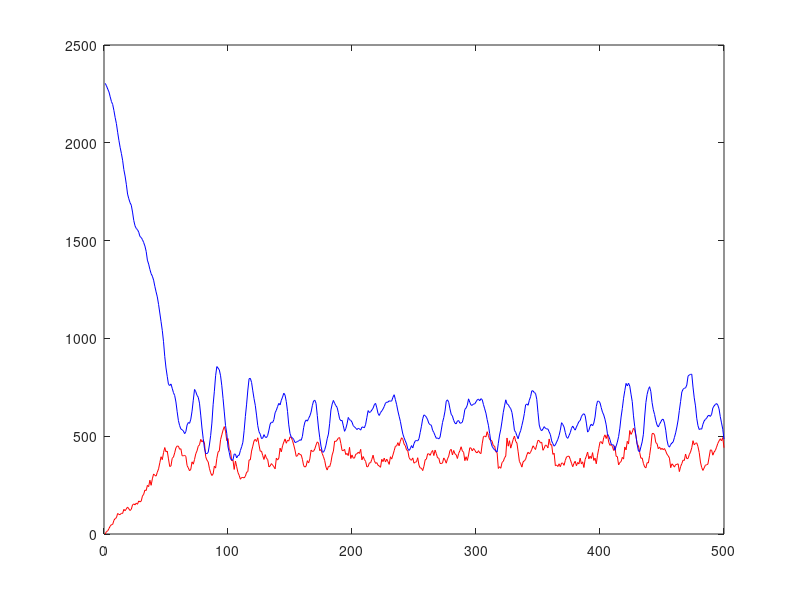

This figure's MATLAB source:
pred=[
0,13,16,28,40,48,49,70,79,83,105,100,99,106,105,126,119,128,138,129,120,126,149,154,149,158,152,169,164,168,194,203,225,222,249,242,275,249,282,307,300,296,316,333,364,395,380,416,442,420,424,384,345,348,387,393,415,441,450,449,433,436,400,400,402,397,350,338,323,331,369,357,381,410,425,449,456,484,471,478,466,395,378,369,336,313,299,307,347,337,387,419,425,482,507,531,549,526,477,488,432,426,374,378,330,373,344,315,300,280,289,289,287,295,316,319,379,379,424,449,476,484,473,492,455,423,424,401,381,406,387,381,343,348,360,352,344,333,388,378,388,439,420,451,470,486,464,480,475,497,493,478,455,430,397,400,414,406,405,382,349,342,347,375,363,384,429,422,423,435,455,471,465,426,432,411,395,375,342,327,346,344,366,404,424,475,473,480,491,493,463,427,426,433,406,412,401,443,386,404,388,388,408,410,418,412,433,379,396,381,371,343,345,364,364,382,403,375,361,365,351,348,341,382,370,388,368,383,370,356,395,383,404,426,449,450,467,451,475,492,484,460,451,430,426,391,381,377,389,362,367,369,390,352,337,337,324,346,379,383,410,410,402,417,427,401,429,411,389,388,361,360,363,389,379,362,384,398,427,433,404,427,410,405,386,412,426,446,424,418,375,395,376,404,441,439,425,437,429,418,415,426,415,411,461,498,501,496,523,503,482,480,474,450,450,420,417,335,344,336,366,371,389,399,491,449,477,439,461,484,501,474,465,420,371,359,342,369,374,382,405,418,410,418,433,451,441,432,457,479,477,465,469,428,439,455,452,440,486,455,457,407,413,349,353,345,359,344,363,362,351,376,394,397,398,382,362,344,361,372,349,366,358,388,358,369,340,381,398,419,384,398,386,416,376,388,359,403,437,470,472,460,493,507,488,509,470,453,458,448,427,450,397,396,353,366,370,392,383,445,430,474,460,529,509,521,541,530,501,458,452,416,387,389,361,343,338,365,363,402,447,513,515,506,467,462,436,445,432,438,431,437,424,408,400,388,339,359,352,342,355,356,359,319,345,360,378,376,409,385,386,406,419,441,477,456,464,466,447,417,368,340,325,338,352,354,357,393,430,429,403,419,427,444,463,476,487,476,493,441,];
prey=[
2304,2291,2275,2260,2235,2211,2196,2165,2129,2098,2054,2013,1977,1946,1911,1863,1830,1788,1738,1714,1694,1681,1646,1603,1576,1562,1556,1543,1521,1516,1505,1490,1472,1445,1400,1380,1353,1331,1318,1298,1266,1238,1212,1174,1130,1086,1041,983,907,849,806,765,759,767,745,723,708,675,625,580,554,537,533,527,513,523,557,570,566,587,628,684,739,728,709,699,669,608,542,488,439,412,411,417,455,503,567,661,730,809,856,848,839,809,758,693,624,554,514,445,417,385,378,379,409,408,389,401,403,427,446,469,528,601,664,736,794,796,775,732,692,658,608,554,523,510,488,490,508,496,493,504,531,562,572,570,585,620,633,652,668,660,684,700,720,710,677,627,558,514,495,492,483,468,469,473,476,482,479,499,544,572,583,577,591,604,623,656,680,684,668,606,542,492,449,421,418,431,454,487,511,566,634,664,683,668,656,647,620,589,579,581,553,525,539,563,596,584,581,572,554,548,541,534,540,538,531,547,546,543,561,596,631,621,625,634,643,661,668,645,616,606,621,629,639,652,669,674,674,681,679,680,699,712,687,661,629,602,576,542,511,492,476,460,435,427,436,452,440,462,476,478,476,487,519,551,589,609,605,597,584,565,559,556,530,519,503,489,491,486,495,532,570,595,628,679,686,673,640,612,603,581,567,563,578,580,567,567,572,597,637,644,659,691,673,659,658,665,665,676,686,690,681,692,687,662,640,618,585,556,514,470,448,438,430,426,419,464,506,536,577,622,655,686,665,662,649,641,621,581,530,520,502,487,512,528,555,582,616,660,665,658,684,702,732,732,723,719,689,620,557,535,528,537,549,540,537,537,522,508,476,462,449,456,470,484,504,531,569,560,547,519,495,489,503,518,540,552,540,531,547,561,575,580,600,611,615,606,567,521,529,551,562,553,567,598,652,679,679,671,646,623,609,587,558,512,500,483,460,456,455,428,449,470,498,541,598,642,694,733,770,757,771,756,715,677,604,549,501,457,424,421,446,471,510,598,672,714,739,753,728,672,635,611,580,557,547,561,573,585,587,567,531,481,452,444,458,465,471,493,517,547,583,632,678,726,740,745,747,762,807,813,816,817,751,696,655,592,554,534,538,536,561,578,586,592,604,607,601,612,644,655,662,667,659,640,600,568,536,485,];
plot(pred,'r');
hold on;
plot(prey,'b');
